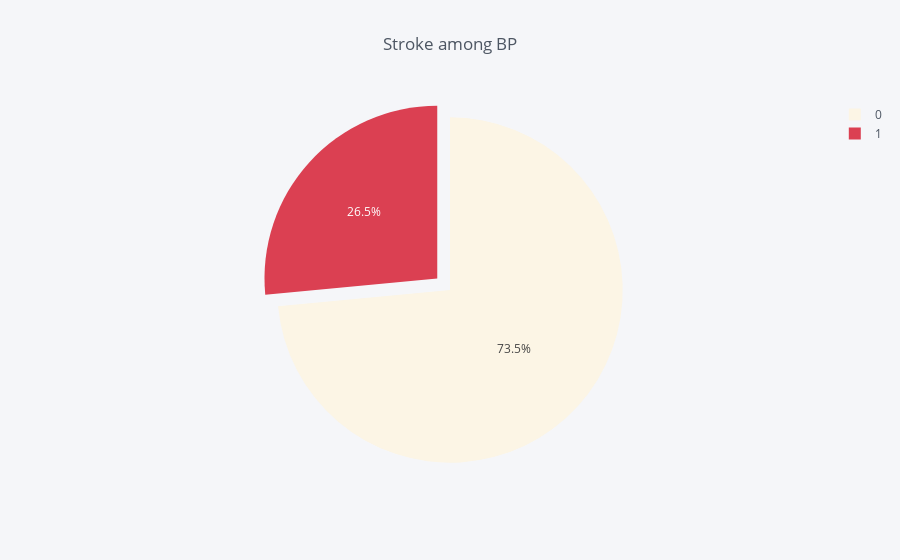

Notebook code for this chart:
### Code cell
bp = df.groupby(df['hypertension'])['stroke'].sum() 
df_bp = pd.DataFrame({'bp': bp.index, 'values': bp.values}) 
df_bp.iplot(kind='pie', labels='bp', values='values', title='Stroke among BP', 
           colors=['#FCF5E5', 'red'], pull=[0,0.1])

### Figure 1 — Plotly figure (JSON) as saved in the notebook; plotly's stock layout.template omitted (floating-point values rounded to 4 significant figures)
{"data": [{"labels": [0, 1], "marker": {"colors": ["rgba(252, 245, 229, 1.0)", "rgba(219, 64, 82, 1.0)"]}, "name": "", "pull": [0, 0.1], "type": "pie", "values": [183, 66]}], "layout": {"legend": {"bgcolor": "#F5F6F9", "font": {"color": "#4D5663"}}, "paper_bgcolor": "#F5F6F9", "plot_bgcolor": "#F5F6F9", "title": "Stroke among BP", "titlefont": {"color": "#4D5663"}}}
